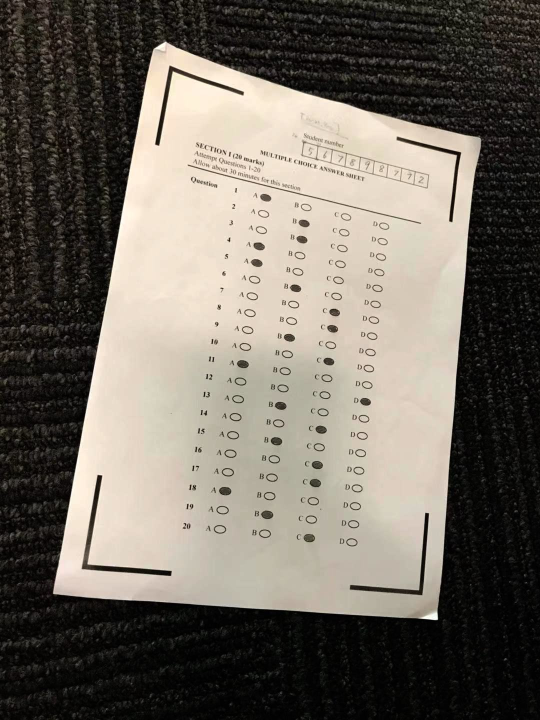
#> input picture images/11.jpeg, 1080 x 1440 px (shown at 1/2 size)
$ python studentid_recoginize.py --image ../images/10.jpeg --reference ../images/11.jpeg   (older library calls are emulated)
#> lines starting #> are read from the running program, lines starting #| are printed output that depends on the picture; after the words box and inside, x2 and y2 are one past the last pixel; in counts of white or black regions, pixels touching at a corner belong together
# import the necessary packages
from imutils import contours
import numpy as np
import argparse
import imutils
import cv2

# construct the argument parser and parse the arguments
ap = argparse.ArgumentParser()
ap.add_argument("-i", "--image", required=True,
    help="path to input image")
ap.add_argument("-r", "--reference", required=True,
    help="path to reference OCR-A image")
args = vars(ap.parse_args())

# define a dictionary that maps the first digit of a credit card
# number to the credit card type
FIRST_NUMBER = {
    "3": "American Express",
    "4": "Visa",
    "5": "MasterCard",
    "6": "Discover Card"
}

# load the reference OCR-A image from disk, convert it to grayscale,
# and threshold it, such that the digits appear as *white* on a
# *black* background
# and invert it, such that the digits appear as *white* on a *black*
ref = cv2.imread(args["reference"])
#> ref is the input picture: shape (1440, 1080, 3); mean B, G, R 97.1, 106.4, 112.9
ref = cv2.cvtColor(ref, cv2.COLOR_BGR2GRAY)
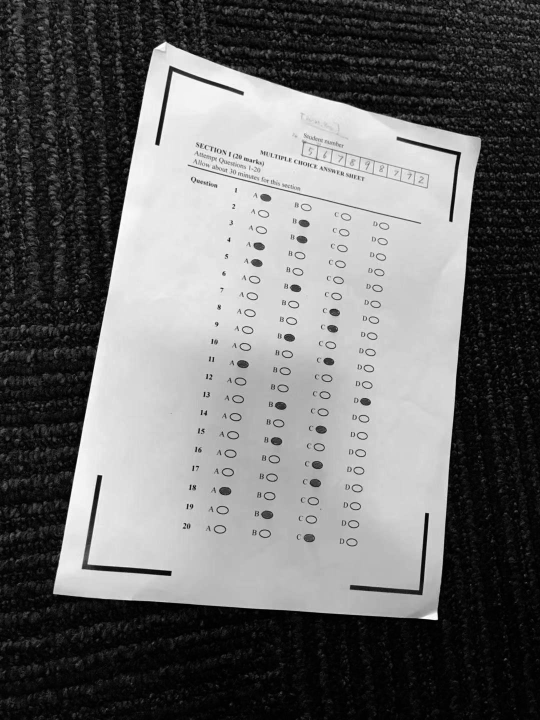
#> ref: shape (1440, 1080) (shown at 1/2 size); min 0, max 255, mean 107.3
ref = cv2.threshold(ref, 10, 255, cv2.THRESH_BINARY_INV)[1]
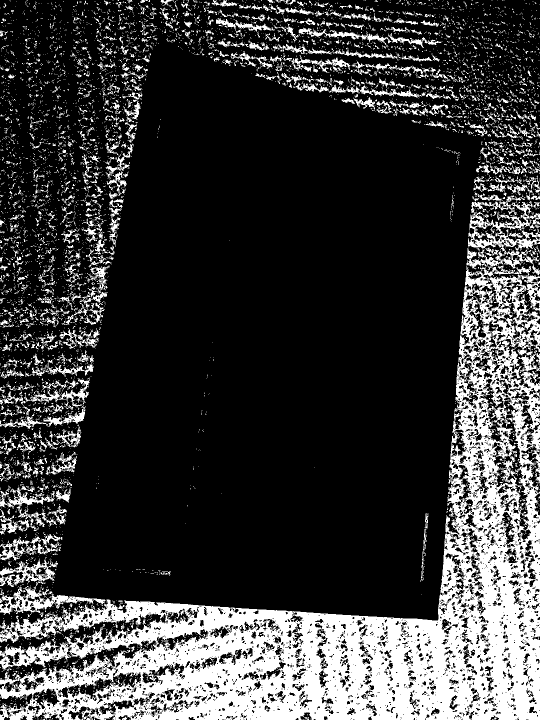
#> ref: shape (1440, 1080) (shown at 1/2 size); 22.5% white; 6222 white regions (5556 under 20 px)


# find contours in the OCR-A image (i.e,. the outlines of the digits)
# sort them from left to right, and initialize a dictionary to map
# digit name to the ROI
refCnts = cv2.findContours(ref.copy(), cv2.RETR_EXTERNAL,
    cv2.CHAIN_APPROX_SIMPLE)
#> refCnts = 5791 contours, 5392 with area under 20; largest, box (x1, y1, x2, y2) and area: (0, 531, 1080, 1440) 324970, (933, 390, 1080, 551) 9336, (0, 1172, 211, 1230) 3864, (0, 1117, 111, 1174) 2441, (0, 971, 110, 1054) 1608
refCnts = refCnts[0] if imutils.is_cv2() else refCnts[1]
refCnts = contours.sort_contours(refCnts, method="left-to-right")[0]
digits = {}


# loop over the OCR-A reference contours
for (i, c) in enumerate(refCnts):
    # compute the bounding box for the digit, extract it, and resize
    # it to a fixed size
    (x, y, w, h) = cv2.boundingRect(c)
    roi = ref[y:y + h, x:x + w]
    roi = cv2.resize(roi, (57, 88))

    # update the digits dictionary, mapping the digit name to the ROI
    digits[i] = roi
#> this loop made 5791 passes
#> (c, y, w, h, roi) on passes 1 to 3: ([[0, 1409]], 1409, 1, 1, [255]), ([[0, 1400], [1, 1400]], 1400, 2, 1, [[255, 255]]), ([[0, 1334], [0, 1335], [1, 1335]], 1334, 2, 2, [[255, 0], [255, 255]])
#> pass 3, `roi = cv2.resize(roi, (57, 88))`:
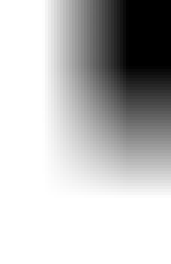
#> roi: shape (88, 57) (shown 3 times larger); min 0, max 255, mean 191.2
#> after the loop, digits = 5791 items


# initialize a rectangular (wider than it is tall) and square
# structuring kernel
rectKernel = cv2.getStructuringElement(cv2.MORPH_RECT, (9, 3))
sqKernel = cv2.getStructuringElement(cv2.MORPH_RECT, (5, 5))


# load the input image, resize it, and convert it to grayscale
image = cv2.imread(args["image"])
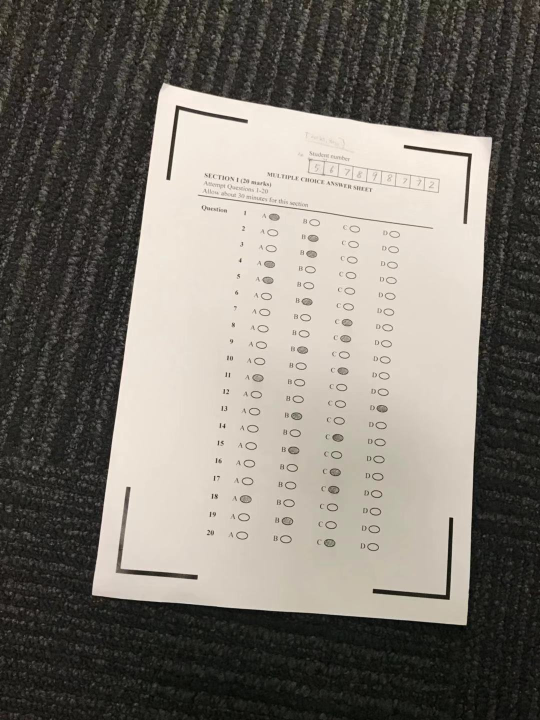
#> input picture images/10.jpeg, 1080 x 1440 px (shown at 1/2 size)
#> image is the input picture: shape (1440, 1080, 3); mean B, G, R 110, 117.6, 122.6
image = imutils.resize(image, width=300)
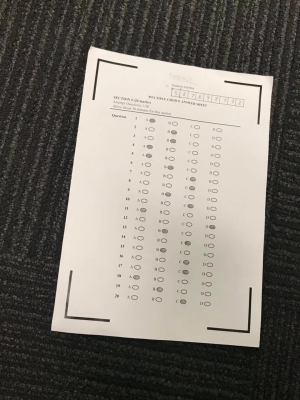
#> image: shape (400, 300, 3); mean B, G, R 110, 117.6, 122.6
gray = cv2.cvtColor(image, cv2.COLOR_BGR2GRAY)

cv2.imshow("Exam", gray)
